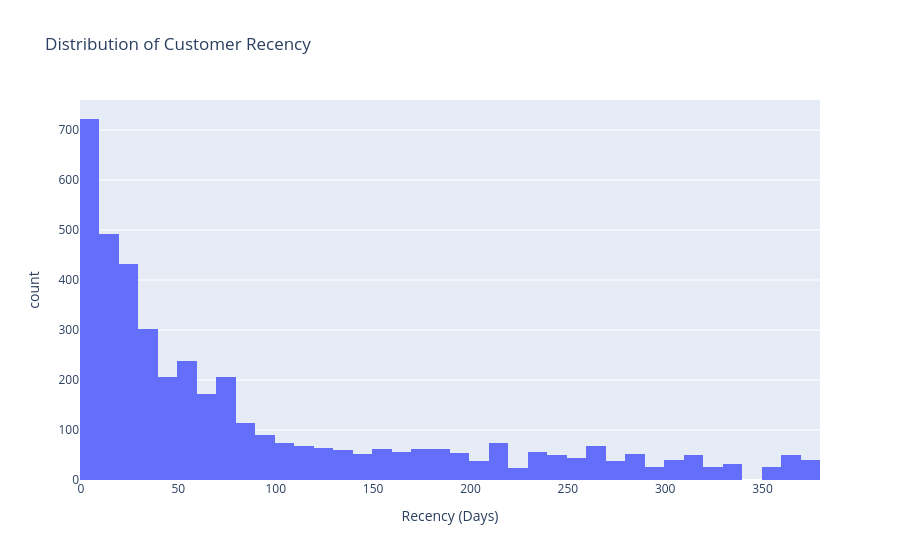

Write notebook code for a chart like this one.
### Code cell
fig = px.histogram(
    rfm,
    x="Recency",
    nbins=50,
    title="Distribution of Customer Recency",
    labels={"Recency": "Recency (Days)"}
)

fig.show()

### Figure 1 — Plotly figure (JSON) as saved in the notebook; plotly's stock layout.template omitted (floating-point values rounded to 4 significant figures; data arrays with more than 128 entries replaced by an {"elided": "..."} marker saying what was removed)
{"data": [{"bingroup": "x", "hovertemplate": "Recency (Days)=%{x}<br>count=%{y}<extra></extra>", "legendgroup": "", "marker": {"color": "#636efa", "pattern": {"shape": ""}}, "name": "", "nbinsx": 50, "orientation": "v", "showlegend": false, "type": "histogram", "x": {"elided": "4338 int values"}, "xaxis": "x", "yaxis": "y"}], "layout": {"barmode": "relative", "legend": {"tracegroupgap": 0}, "title": {"text": "Distribution of Customer Recency"}, "xaxis": {"anchor": "y", "domain": [0, 1], "title": {"text": "Recency (Days)"}}, "yaxis": {"anchor": "x", "domain": [0, 1], "title": {"text": "count"}}}}
